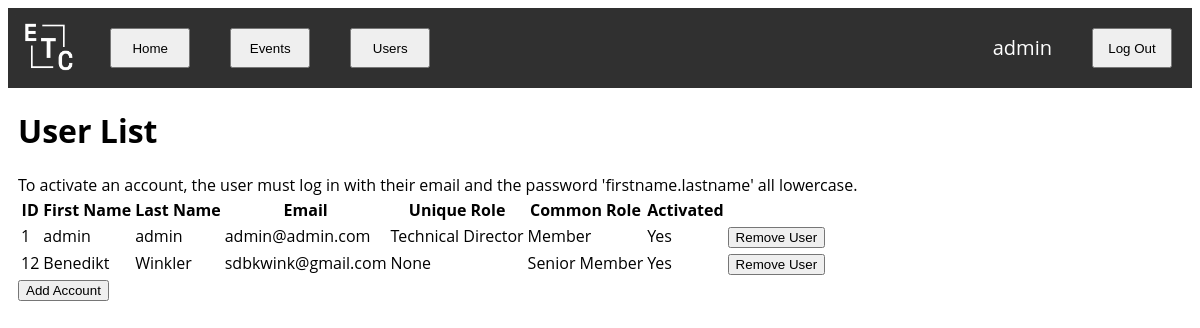
Before: /account/list (signed in) with the older database file.
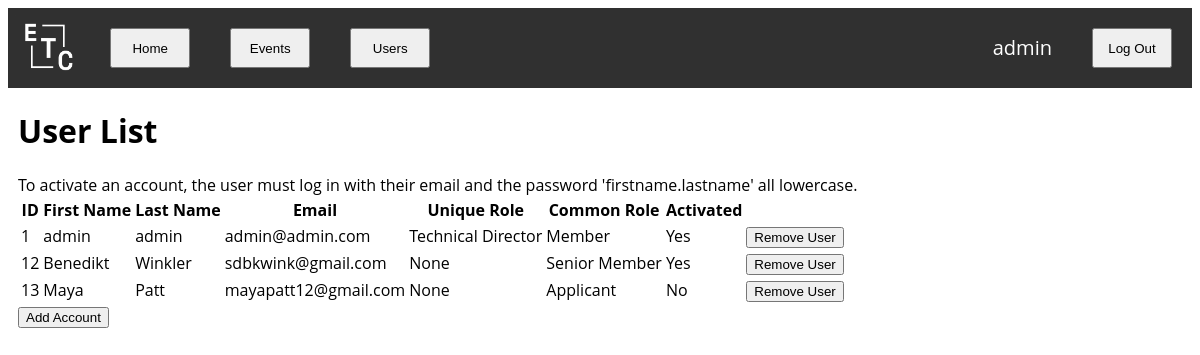
After: the same page with the newer database file.
### users/models.py (models this page shows, shortened)
class User(AbstractUser):
    objects = UserManager()
    USERNAME_FIELD = 'email'
    REQUIRED_FIELDS = []
    username = None
    email = models.EmailField(unique=True)
    activated = models.BooleanField(default=False)
    unique_role = models.PositiveSmallIntegerField(choices=UNIQUE_ROLE_CHOICES, unique=True, blank=True, null=True)
    common_role = models.PositiveSmallIntegerField(choices=COMMON_ROLE_CHOICES)

### users/views.py (the view)
# urls.py: path('list', views.list, name='list'),
@unique_role_required()
def list(request):
    return render(request, 'users/user_list.html', {
        'users': get_user_model().objects.all()
    })

### users/templates/users/user_list.html (shortened to what this page needs)
{% extends 'layout.html' %}
{% load static %}
{% block head %}
<link rel="stylesheet" href="{% static 'users/user_list.css' %}">
{% endblock head %}
{% block body %}
<h1>User List</h1>
<div>To activate an account, the user must log in with their email and the password 'firstname.lastname' all lowercase.</div>
<table class="pure-table pure-table-striped">
    <thead>
        <tr>
            <th>ID</th>
            <th>First Name</th>
            <th>Last Name</th>
            <th>Email</th>
            <th>Unique Role</th>
            <th>Common Role</th>
            <th>Activated</th>
            <th></th>
        </tr>
    </thead>
    <tbody>
        {% for user in users %}
            <tr>
                <td data-th="ID: ">{{ user.id }}</td>
                <td data-th="First Name: ">{{ user.first_name }}</td>
                <td data-th="Last Name: ">{{ user.last_name }}</td>
                <td data-th="Email: ">{{ user.email }}</td>
                <td data-th="Unique Role: ">{{ user.get_unique_role_display }}</td>
                <td data-th="Common Role: ">{{ user.get_common_role_display }}</td>
                <td data-th="Activated: ">{% if user.activated %}Yes{% else %}No{% endif %}</td>
                <td><button data-id="{{ user.id }}" class="remove-button pure-button">Remove User</button></td>
            </tr>
        {% endfor %}
    </tbody>
</table>
<a href="{% url 'users:create_account' %}"><button class="pure-button">Add Account</button></a>
{% endblock body %}

### templates/layout.html (shortened to what this page needs)
{% load static %}
<!DOCTYPE html>
<html lang="en">
  <head>
    <link rel="stylesheet" href="https://cdn.jsdelivr.net/npm/purecss@2.1.0/build/pure-min.css">
    <link rel="stylesheet" href="{% static 'layout.css' %}">
    {% block head %}
    {% endblock head %}
  </head>
  <body>
    <div id="nav-bar">
      <a href="{% url 'home:index' %}">
        <img src="{% static 'images/logo.png' %}" alt="">
      </a>
      <a href="{% url 'home:index' %}">
        <button class="pure-button">Home</button>
      </a>
      <a href="{% url 'events:index' %}">
        <button class="pure-button">Events</button>
      </a>
      {% if user.unique_role %}
        <a href="{% url 'users:list' %}">
          <button class="pure-button">Users</button>
        </a>
      {% endif %}
      {% if user.is_authenticated %}
        <a class="right" href="{% url 'users:logout' %}">
          <button class="pure-button">Log Out</button>
        </a>
        <a class="right empty" href="{% url 'users:index' %}">
          {{ user.first_name }}
        </a>
      {% else %}
        <a class="right" href="{% url 'users:login' %}">
          <button class="pure-button">Log In</button>
        </a>
      {% endif %}
    </div>
    <div id="body">
      {% block body %}
      {% endblock body %}
    </div>
  </body>
</html>

### static/layout.css (style rules this page uses)
html { font-family: 'Open Sans', sans-serif; }
#nav-bar { background-color: #303030; height: 80px; overflow: hidden; }
#nav-bar img { height: 70px; margin: 5px; }
#nav-bar a { float: left; }
#nav-bar button { margin: 20px; min-width: 80px; height: 40px; }
#nav-bar a.right { float: right; }
#nav-bar a.empty { font-size: 20px; font-weight: 500; color: white; background-color: transparent; text-decoration: none; margin: 20px; height: 40px; line-height: 40px; }
#body { margin: 10px; }

Changed rows visible on the page:
added User: id "13", first_name "Maya", last_name "Patt", email "mayapatt12@gmail.com", unique_role "None", common_role "Applicant", activated "No"
